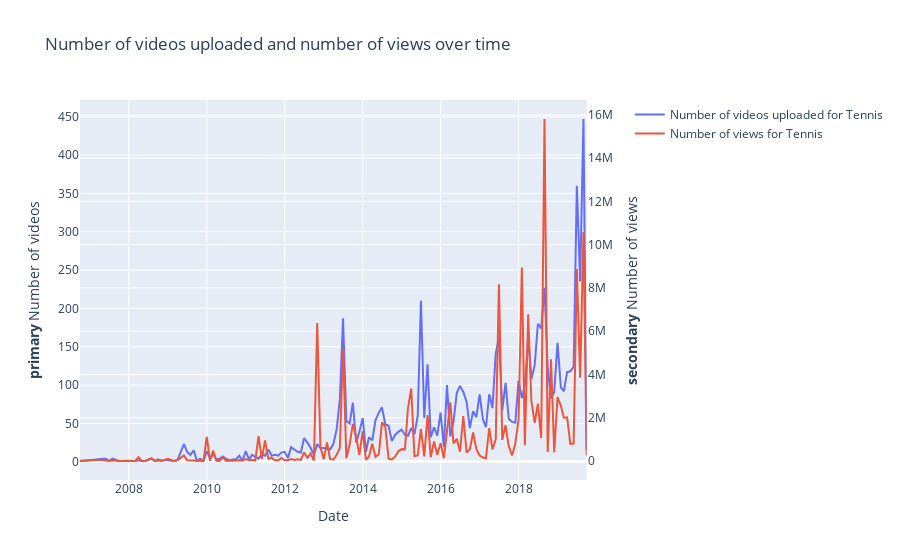

Notebook code cell kept with this figure:
### Code cell
path = '../datasets/sport/tennis/'
file_names = get_file_names(path)
df_tennis = create_df(path,file_names)
plot(df_tennis, 'Tennis')

### Figure 1 — Plotly figure (JSON) as saved in the notebook; plotly's stock layout.template omitted (floating-point values rounded to 4 significant figures; data arrays with more than 128 entries replaced by an {"elided": "..."} marker saying what was removed)
{"data": [{"name": "Number of videos uploaded for Tennis", "type": "scatter", "x": {"elided": "145 str values"}, "xaxis": "x", "y": {"elided": "145 int values"}, "yaxis": "y"}, {"name": "Number of views for Tennis", "type": "scatter", "x": {"elided": "145 str values"}, "xaxis": "x", "y": {"elided": "145 int values"}, "yaxis": "y2"}], "layout": {"title": {"text": "Number of videos uploaded and number of views over time"}, "xaxis": {"anchor": "y", "domain": [0, 0.94], "title": {"text": "Date"}}, "yaxis": {"anchor": "x", "domain": [0, 1], "title": {"text": "<b>primary</b> Number of videos"}}, "yaxis2": {"anchor": "x", "overlaying": "y", "side": "right", "title": {"text": "<b>secondary</b> Number of views"}}}}
